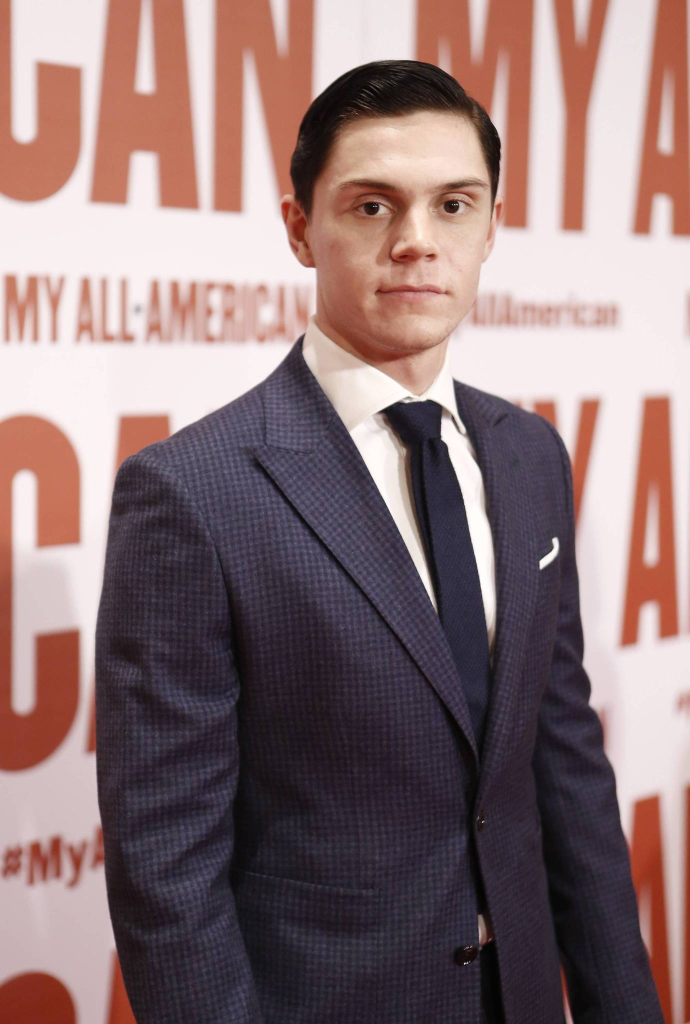
#> input picture ep2.jpg, 1379 x 2048 px (shown at 1/2 size)
$ jupyter execute --allow-errors 'Gender detection.ipynb'
#> lines starting #> are read from the running program, lines starting #| are printed output that depends on the picture
[cell 1]
#Import all important libraries
#Google drive for needed files https://drive.google.com/drive/folders/1A0g3eYgeQGGpw7fzVYZOhcBcTCnorQSy?usp=share_link
import os
import cv2
import numpy as np
import matplotlib.pyplot as plt

[cell 2]
#Check where is the Cascade Classifier located in the CV2 library
opencv_home = cv2.__file__
folders = opencv_home.split(os.path.sep)[0:-1]
path = folders[0]
for folder in folders[1:]:
    path = path + "/" + folder
face_detector_path = path+"/data/haarcascade_frontalface_default.xml"
haar_detector = cv2.CascadeClassifier(face_detector_path)

[cell 3]
def detect_faces(img):
    #Transform the image to grey to detect faces correctlly
    gray = cv2.cvtColor(img, cv2.COLOR_BGR2GRAY)
    #detectMultiScale takes three arguments :the input image, scaleFactor and minNeighbours
    faces = haar_detector.detectMultiScale(gray, 1.3, 5)
    return faces

#> (a cell that did not finish here is left out)

[cell 5]
#Labels of the class
class_labels = ['Woman','Man']

[cell 6]
len(class_labels)

[cell 7]
#Reading the first image
img_1 = cv2.imread('ep2.jpg')
#> img_1 is the input picture: shape (2048, 1379, 3); mean B, G, R 118.4, 117.8, 141.7

[cell 8]
#Showing the image
plt.imshow(img_1)

[cell 9]
#Using the method implemented above
faces = detect_faces(img_1)
#> in detect_faces, `gray = cv2.cvtColor(img, cv2.COLOR_BGR2GRAY)`:
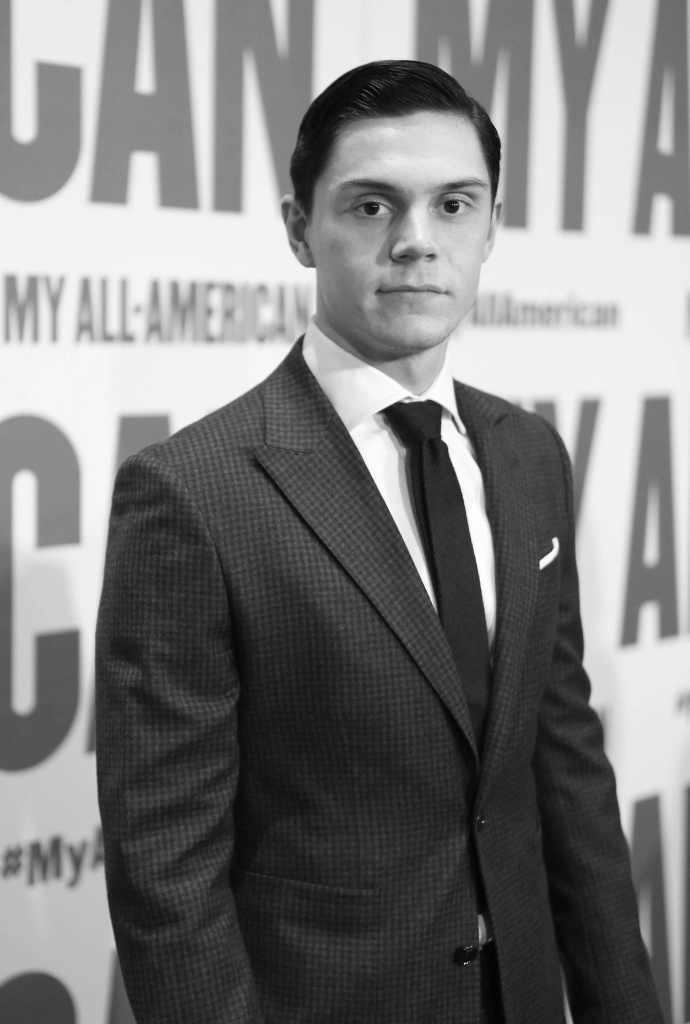
#> gray: shape (2048, 1379) (shown at 1/2 size); min 1, max 255, mean 125
#> in detect_faces, `faces = haar_detector.detectMultiScale(gray, 1.3, 5)`: faces = [[600, 231, 456, 456]]
#> faces = [[600, 231, 456, 456]]

#> (a cell that did not finish here is left out)

[cell 11]
#Show the detected face only
plt.imshow(detected_face[:, :, ::-1]);
#> (the rest of this cell did not finish here and is left out)

[cell 12]
#Reading the second image
img_2 = cv2.imread('blake.jpg')
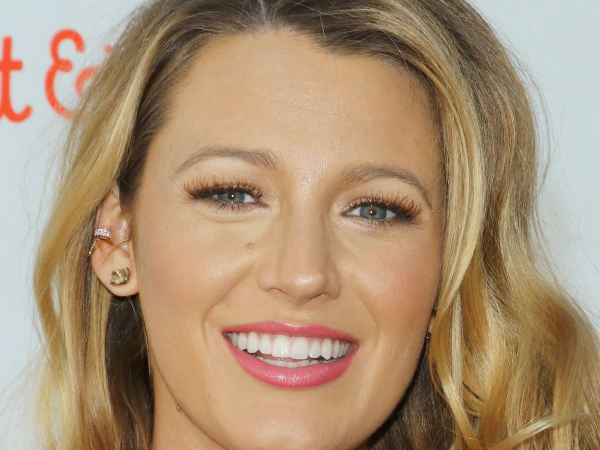
#> input picture blake.jpg, 1200 x 900 px (shown at 1/2 size)
#> img_2 is the input picture: shape (900, 1200, 3); mean B, G, R 116.4, 144.8, 171

[cell 13]
#Showing the image
plt.imshow(img_2)

[cell 14]
#Using the method implemented above
faces = detect_faces(img_2)
#> in detect_faces (call 2), `gray = cv2.cvtColor(img, cv2.COLOR_BGR2GRAY)`:
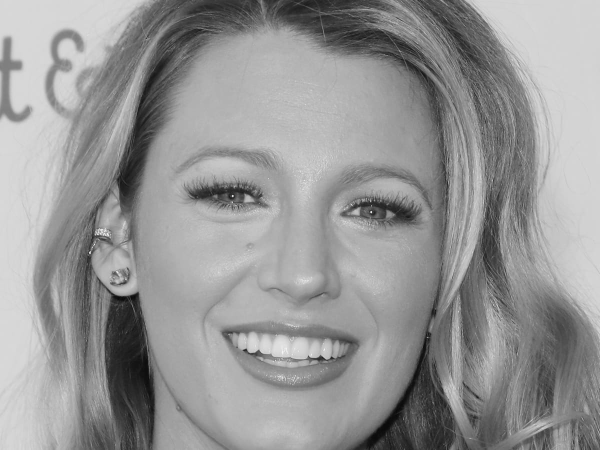
#> gray: shape (900, 1200) (shown at 1/2 size); min 3, max 255, mean 149.4
#> in detect_faces (call 2), `faces = haar_detector.detectMultiScale(gray, 1.3, 5)`: faces = [[269, 150, 679, 679]]
#> faces = [[269, 150, 679, 679]]
